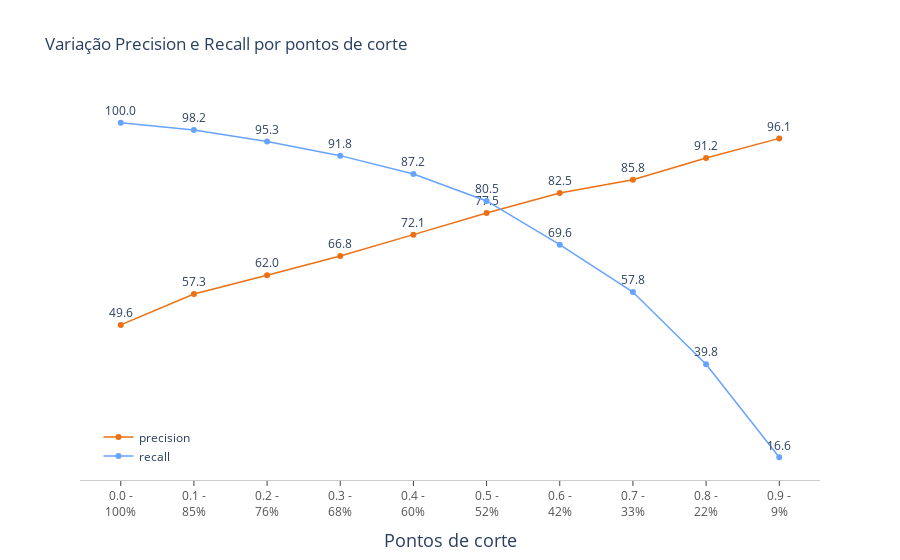

The notebook cell saved with this chart:
### Code cell
PlotPrecisionRecallF1(df_metrics, cols_plot = ['precision', 'recall'])

### Figure 1 — Plotly figure (JSON) as saved in the notebook; plotly's stock layout.template omitted (floating-point values rounded to 4 significant figures)
{"data": [{"line": {"color": "rgb(236,112,20)", "width": 1.5}, "mode": "lines+markers+text", "name": "precision", "text": ["49.6", "57.3", "62.0", "66.8", "72.1", "77.5", "82.5", "85.8", "91.2", "96.1"], "textposition": "top center", "type": "scatter", "x": ["0.0 -<br>100%", "0.1 -<br>85%", "0.2 -<br>76%", "0.3 -<br>68%", "0.4 -<br>60%", "0.5 -<br>52%", "0.6 -<br>42%", "0.7 -<br>33%", "0.8 -<br>22%", "0.9 -<br>9%"], "y": ["49.6", "57.3", "62.0", "66.8", "72.1", "77.5", "82.5", "85.8", "91.2", "96.1"]}, {"line": {"color": "rgb(102, 163, 255)", "width": 1.5}, "mode": "lines+markers+text", "name": "recall", "text": ["100.0", "98.2", "95.3", "91.8", "87.2", "80.5", "69.6", "57.8", "39.8", "16.6"], "textposition": "top center", "type": "scatter", "x": ["0.0 -<br>100%", "0.1 -<br>85%", "0.2 -<br>76%", "0.3 -<br>68%", "0.4 -<br>60%", "0.5 -<br>52%", "0.6 -<br>42%", "0.7 -<br>33%", "0.8 -<br>22%", "0.9 -<br>9%"], "y": ["100.0", "98.2", "95.3", "91.8", "87.2", "80.5", "69.6", "57.8", "39.8", "16.6"]}], "layout": {"legend": {"bgcolor": "white", "title": {"text": ""}, "x": 0.025, "y": 0.025}, "plot_bgcolor": "white", "title": {"text": "Variação Precision e Recall por pontos de corte"}, "xaxis": {"linecolor": "rgb(204,204,204)", "showline": true, "tickangle": 0, "tickfont": {"color": "rgb(82,82,82)", "size": 12}, "ticks": "outside", "title": {"font": {"size": 18}, "text": "Pontos de corte"}}, "yaxis": {"showticklabels": false}}}
